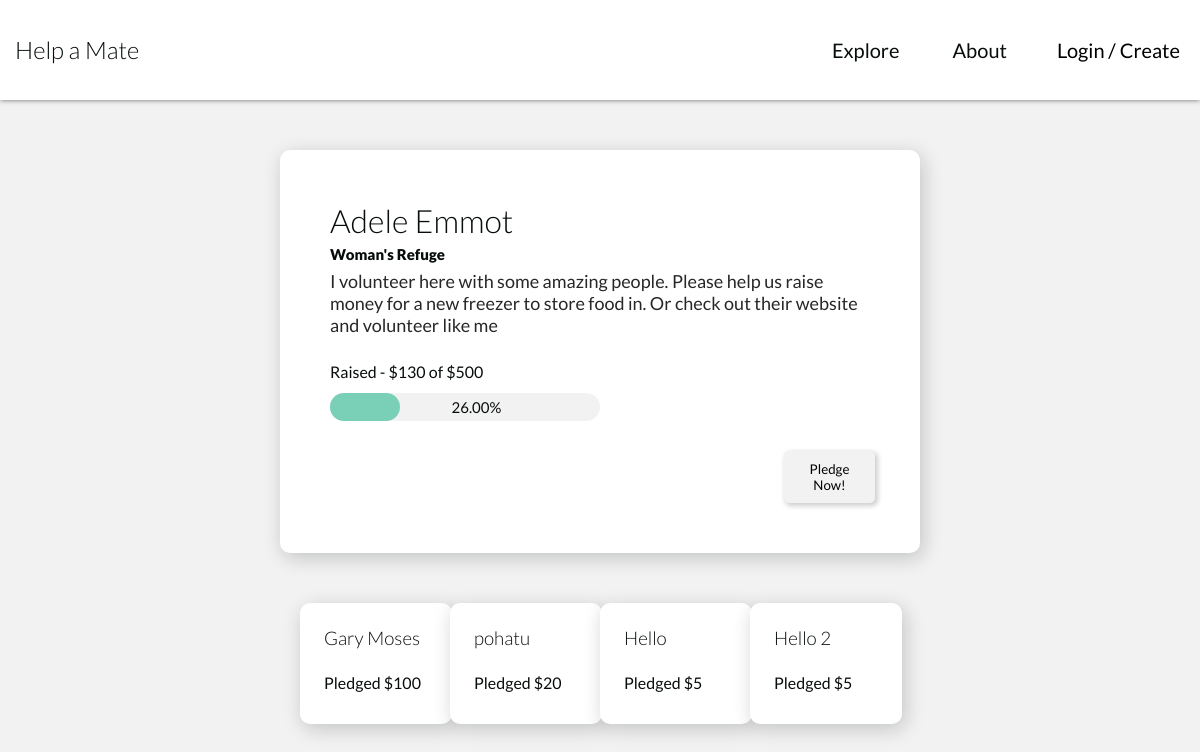
The page /php/src/fundraiser.php?frid=3 on the database its author committed.
### tables this page shows
CREATE TABLE Fundraiser (
  FundraiserId smallint(6) AUTO_INCREMENT,
  FName varchar(30) NOT NULL,
  LName varchar(30) NOT NULL,
  DoB date NOT NULL,
  Email varchar(255) NOT NULL,
  Password char(60) NOT NULL,
  Charity varchar(50) NOT NULL,
  Blurb varchar(250) NOT NULL,
  Goal smallint(6) NOT NULL,
  PRIMARY KEY (FundraiserId)
);

CREATE TABLE Pledges (
  DonationId mediumint(6) AUTO_INCREMENT NOT NULL,
  DonorEmail varchar(100) NOT NULL,
  FundraiserId smallint(6) NOT NULL,
  Pledge smallint(6) NOT NULL,
  DisplayName varchar(30) NOT NULL,
  PRIMARY KEY (DonationId),
  FOREIGN KEY (DonorEmail) REFERENCES Donors (DonorEmail) ON DELETE CASCADE ON UPDATE CASCADE,
  FOREIGN KEY (FundraiserId) REFERENCES Fundraiser (FundraiserId) ON DELETE CASCADE ON UPDATE CASCADE
);

### php/src/fundraiser.php (the view, shortened to what this page needs)
<?php
    include_once "includes/public_connection.php";
    if (isset($_GET['frid'])) {
        $frId = trim(mysqli_real_escape_string($dbc, $_GET['frid']));
    } else {
        header("Location: index.php");
    }
    $fundraiser_query = "SELECT * FROM Fundraiser WHERE FundraiserId = ".$frId;
    $fundraiser_result = mysqli_query($dbc, $fundraiser_query);
    $fundraiser_record = mysqli_fetch_assoc($fundraiser_result);
    include_once "includes/page_template.php";
    $sum_query = "SELECT SUM(Pledge) FROM Pledges WHERE FundraiserId = ".$frId;
    $sum_result = mysqli_query($dbc, $sum_query);
    $sum_record = mysqli_fetch_assoc($sum_result);
    $ammt_raised = $sum_record['SUM(Pledge)'];
    $percentage = number_format($ammt_raised / $fundraiser_record['Goal'] * 100, 2);
    if ($percentage >= 100) {
        $width_percentage =100;
    } else {
        $width_percentage = $percentage;
    }
?>
    <div class="content fundraiser">
        <?php
            echo <<<HTML
                    <h1>{$fundraiser_record['FName']} {$fundraiser_record['LName']}</h1>
                    <div class='charity'>{$fundraiser_record["Charity"]}</div>
                    <div class='blurb'>{$fundraiser_record["Blurb"]}</div>
                    <div><br>Raised - \${$ammt_raised} of \${$fundraiser_record['Goal']}</div>
                    <div class='goal'>
                        <div class='progress_wrapper'>
                            <p>$percentage%</p>
                            <div class='progress' style='width:{$width_percentage}%'></div>
                        </div>
                    </div>
                    <div class='donate'>
                        <button onclick='toggleHide(this)' class='pledge submit'>Pledge Now!</button>
                    </div>
                HTML;
        ?>
    </div>
    <div id='pledges'>
        <?php
            $pledge_query = "SELECT * FROM Pledges WHERE FundraiserId = ".$frId;
            $pledge_result = mysqli_query($dbc, $pledge_query);
            while($pledge_record = mysqli_fetch_assoc($pledge_result)) {
                echo <<<HTML
                        <div class='content pledgeBox' style='margin-top: 10px;'>
                            <span class='donor'>
                                <h3>{$pledge_record["DisplayName"]}</h3>
                        HTML;
                echo <<<HTML
                            </span>
                            <p>Pledged \${$pledge_record["Pledge"]}</p>
                        </div>
                    HTML;
            }
        ?>
    </div>
    </main>
    </body>
</html>

### php/src/css/styles.css (style rules this page uses)
* { font-family: 'Lato', sans-serif; transition: 0.35s; }
h1, h2, h3, h4, h5, h6 { font-weight: 300; }
:root { --accent-one: #79d0b7; --netural-000: #ffffff; --netural-100: #f2f2f2; --netural-300: #dddddd; --netural-700: #272727; --netural-900: #070d0a; --netural-700-rgb: 39, 39, 39; --netural-900-rgb: 7, 13, 10; --danger-color: #c614119f; }
body { color: var(--netural-900); background-color: var(--netural-100); }
.content { margin: 0 auto; width: 45vw; border-radius: 10px; background-color: var(--netural-000); box-shadow: 3px 5px 20px rgba(var(--netural-900-rgb), 0.2); padding: 50px; margin-bottom: 40px; padding-top: 30px; }
.content:not(.content ~ .content) { margin-top: 150px; }
.fundraiser h2, .fundraiser h1 { margin-bottom: 5px; }
.fundraiser .charity { font-size: 15px; color: var(--netural-900); margin-bottom: 7px; font-weight: 900; }
.fundraiser .blurb { font-size: 18px; color: var(--netural-700); margin-bottom: 7px; }
.donate { margin-top: 30px; text-align: center; background-color: var(--netural-100); border-radius: 5px; position: relative; left: 84%; width: 17%; }
.donate .pledge { text-align: center; background-color: rgba(var(--netural-900-rgb), 00); box-shadow: 2px 2px 5px 1px rgb(var(--netural-900-rgb), 0.2); border-radius: 5px; border: none; width: 100%; cursor: pointer; padding: 10px 10px; }
#pledges { width: 50vw; margin: 0 auto; display: grid; grid-template-columns: 1fr 1fr 1fr 1fr; }
.pledgeBox { width: 80%; padding: 1rem 0.5rem 1rem 1.5rem; margin-bottom: 1rem; }
.pledgeBox .donor { display: flex; justify-content: space-between; padding: 0.5rem; padding-left: 0; }
.pledgeBox .donor * { width: fit-content; margin: 0; }
.progress_wrapper { border-radius: 15px; width: 50%; margin: 12px 0px; background-color: var(--netural-100); font-size: 15px; text-align: center; }
.progress_wrapper .progress { text-align:center; border-radius: 15px; background-color: var(--accent-one); height: 28px; }
.progress_wrapper p { position: relative; left: 45%; float: left; bottom: 10px; }

### rows shown on the page
fundraiser: FName "Adele", LName "Emmot", Charity "Woman's Refuge", Blurb "I volunteer here with some amazing people. Please help us raise money for a new freezer to store food in. Or check out their website and volunteer like me", Goal "500"
pledges: DisplayName "Gary Moses", Pledge "100"
pledges: DisplayName "pohatu", Pledge "20"
pledges: DisplayName "Hello", Pledge "5"
pledges: DisplayName "Hello 2", Pledge "5"

### other values the page prints
$ammt_raised "130"
$percentage "26.00"
